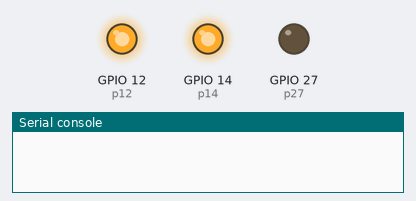
This program was run on a simulated ESP32 board running MicroPython. Shown: output pins drawn as LEDs (lit = HIGH), the last lines printed to the serial console. WiFi joins after 1.5 s; a WiFi scan finds one network, HomeNet. At 4.0 s the program stops and its outputs stay as they are.

Above: at 0.1 s.
At 4.1 s:
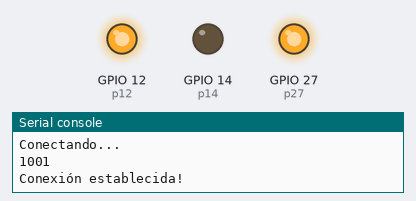
Timing chart, 0 to 5.5 s (numbered marks = the images above):
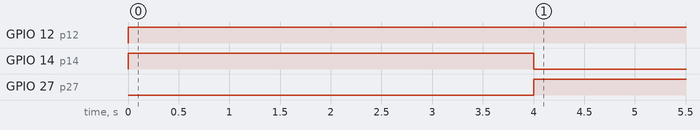

Measured:
- by itself, GPIO 12 (p12): LOW → HIGH at 0.00 s
- by itself, GPIO 14 (p14): LOW → HIGH at 0.00 s, → LOW 4.0 s later
- by itself, GPIO 27 (p27): LOW → HIGH at 4.0 s

The program:

main.py
```python
from machine import Pin
import network
import time


p27 = Pin(27, Pin.OUT)
p12 = Pin(12, Pin.OUT)
p14 = Pin(14, Pin.OUT)


p27.off()
p12.on()
p14.on()


wlan = network.WLAN(network.STA_IF) # create station interface
wlan.active(True)       # activate the interface
wifiList = wlan.scan()             # scan for access points

print('Redes disponibles-----------------------------------------------------------------')
for item in wifiList:
    print('Red:' + str(item[0]) + ' Canal :' + str(item[2]) + ' Señal: ' + str(item[3]) )
print('----------------------------------------------------------------------------------')


def wifiConncect():
    while not wlan.isconnected():
        print('Conectando...')
        print(wlan.status())
        if wlan.status() == 1001:
            pass
        else:
            wlan.connect('easylearning', '12345678') # connect to an AP

        time.sleep(1)

    p14.off()
    p27.on()
    p12.on()
    print('Conexión establecida!')


if not wlan.isconnected():      # check if the station is connected to an AP
    wifiConncect()
else:
    p14.off()
    p27.on()
    p12.on()

wlan.ifconfig()         # get the interface's IP/netmask/gw/DNS addresses
```
